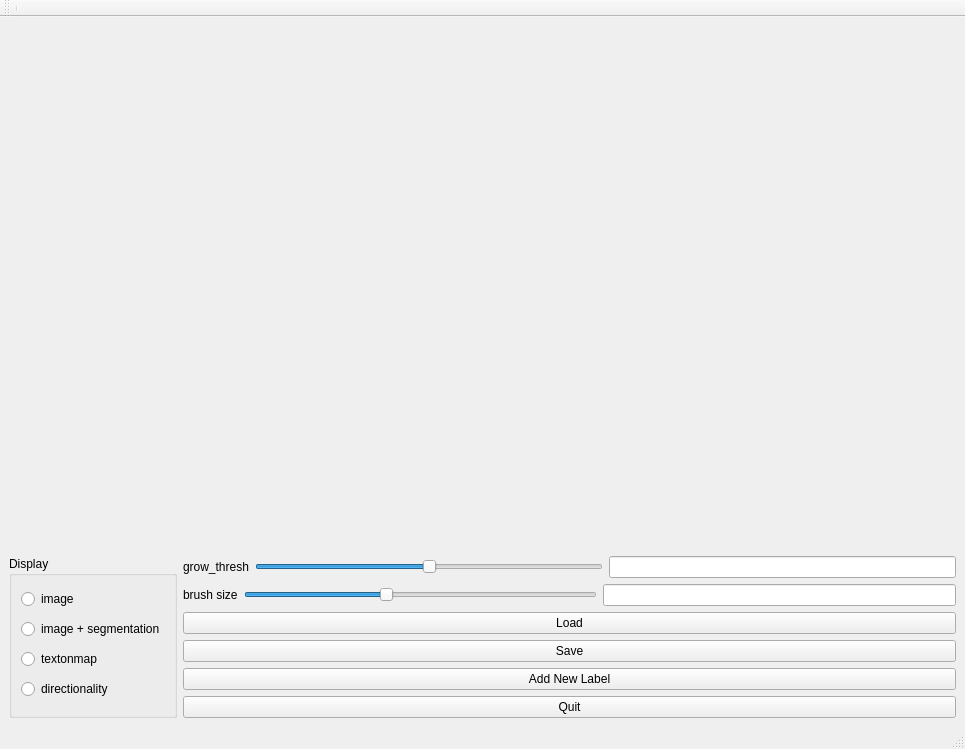
<?xml version="1.0" encoding="UTF-8"?>
<ui version="4.0">
 <class>BrainLabelingGui</class>
 <widget class="QMainWindow" name="BrainLabelingGui">
  <property name="geometry">
   <rect>
    <x>0</x>
    <y>0</y>
    <width>965</width>
    <height>749</height>
   </rect>
  </property>
  <property name="sizePolicy">
   <sizepolicy hsizetype="Expanding" vsizetype="Expanding">
    <horstretch>0</horstretch>
    <verstretch>0</verstretch>
   </sizepolicy>
  </property>
  <property name="windowTitle">
   <string>BrainLabelingGui</string>
  </property>
  <widget class="QWidget" name="centralwidget">
   <property name="sizePolicy">
    <sizepolicy hsizetype="Expanding" vsizetype="Expanding">
     <horstretch>0</horstretch>
     <verstretch>0</verstretch>
    </sizepolicy>
   </property>
   <layout class="QVBoxLayout" name="verticalLayout">
    <property name="sizeConstraint">
     <enum>QLayout::SetNoConstraint</enum>
    </property>
    <item>
     <widget class="MplWidget" name="canvaswidget" native="true">
      <property name="sizePolicy">
       <sizepolicy hsizetype="Expanding" vsizetype="Expanding">
        <horstretch>0</horstretch>
        <verstretch>0</verstretch>
       </sizepolicy>
      </property>
      <property name="contextMenuPolicy">
       <enum>Qt::CustomContextMenu</enum>
      </property>
     </widget>
    </item>
    <item>
     <layout class="QHBoxLayout" name="horizontalLayout">
      <item>
       <layout class="QGridLayout" name="labelsLayout"/>
      </item>
      <item>
       <widget class="QGroupBox" name="display_groupBox">
        <property name="title">
         <string>Display</string>
        </property>
        <layout class="QVBoxLayout" name="verticalLayout_2">
         <item>
          <widget class="QRadioButton" name="img_radioButton">
           <property name="text">
            <string>image</string>
           </property>
          </widget>
         </item>
         <item>
          <widget class="QRadioButton" name="imgSeg_radioButton">
           <property name="text">
            <string>image + segmentation</string>
           </property>
          </widget>
         </item>
         <item>
          <widget class="QRadioButton" name="textonmap_radioButton">
           <property name="text">
            <string>textonmap</string>
           </property>
          </widget>
         </item>
         <item>
          <widget class="QRadioButton" name="dirmap_radioButton">
           <property name="text">
            <string>directionality</string>
           </property>
          </widget>
         </item>
        </layout>
       </widget>
      </item>
      <item>
       <layout class="QVBoxLayout" name="buttonsLayout">
        <item>
         <layout class="QHBoxLayout" name="horizontalLayout_3">
          <item>
           <widget class="QLabel" name="label_3">
            <property name="text">
             <string>grow_thresh</string>
            </property>
           </widget>
          </item>
          <item>
           <widget class="QSlider" name="growThreshSlider">
            <property name="maximum">
             <number>100</number>
            </property>
            <property name="singleStep">
             <number>1</number>
            </property>
            <property name="value">
             <number>50</number>
            </property>
            <property name="orientation">
             <enum>Qt::Horizontal</enum>
            </property>
           </widget>
          </item>
          <item>
           <widget class="QLineEdit" name="growThreshEdit">
            <property name="text">
             <string/>
            </property>
           </widget>
          </item>
         </layout>
        </item>
        <item>
         <layout class="QHBoxLayout" name="horizontalLayout_2">
          <item>
           <widget class="QLabel" name="label">
            <property name="text">
             <string>brush size</string>
            </property>
           </widget>
          </item>
          <item>
           <widget class="QSlider" name="brushSizeSlider">
            <property name="maximum">
             <number>50</number>
            </property>
            <property name="value">
             <number>20</number>
            </property>
            <property name="orientation">
             <enum>Qt::Horizontal</enum>
            </property>
            <property name="invertedControls">
             <bool>false</bool>
            </property>
            <property name="tickPosition">
             <enum>QSlider::NoTicks</enum>
            </property>
           </widget>
          </item>
          <item>
           <widget class="QLineEdit" name="brushSizeEdit">
            <property name="text">
             <string/>
            </property>
           </widget>
          </item>
         </layout>
        </item>
        <item>
         <widget class="QPushButton" name="loadButton">
          <property name="enabled">
           <bool>true</bool>
          </property>
          <property name="text">
           <string>Load</string>
          </property>
          <property name="checkable">
           <bool>false</bool>
          </property>
          <property name="default">
           <bool>false</bool>
          </property>
          <property name="flat">
           <bool>false</bool>
          </property>
         </widget>
        </item>
        <item>
         <widget class="QPushButton" name="saveButton">
          <property name="text">
           <string>Save</string>
          </property>
         </widget>
        </item>
        <item>
         <widget class="QPushButton" name="newLabelButton">
          <property name="text">
           <string>Add New Label</string>
          </property>
         </widget>
        </item>
        <item>
         <widget class="QPushButton" name="quitButton">
          <property name="text">
           <string>Quit</string>
          </property>
         </widget>
        </item>
       </layout>
      </item>
     </layout>
    </item>
   </layout>
  </widget>
  <widget class="QStatusBar" name="statusbar"/>
  <widget class="QMenuBar" name="menubar">
   <property name="geometry">
    <rect>
     <x>0</x>
     <y>0</y>
     <width>965</width>
     <height>25</height>
    </rect>
   </property>
  </widget>
  <widget class="QToolBar" name="toolBar">
   <property name="windowTitle">
    <string>toolBar</string>
   </property>
   <attribute name="toolBarArea">
    <enum>TopToolBarArea</enum>
   </attribute>
   <attribute name="toolBarBreak">
    <bool>false</bool>
   </attribute>
   <addaction name="separator"/>
  </widget>
 </widget>
 <customwidgets>
  <customwidget>
   <class>MplWidget</class>
   <extends>QWidget</extends>
   <header>mplwidget.h</header>
   <container>1</container>
  </customwidget>
 </customwidgets>
 <resources/>
 <connections/>
</ui>
